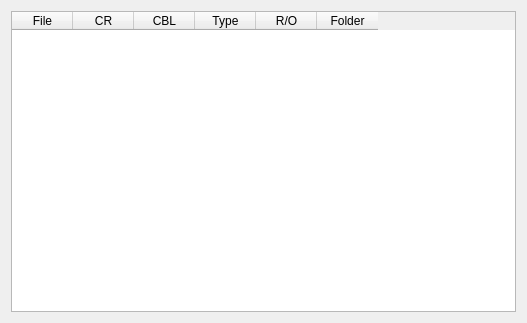
<?xml version="1.0" encoding="UTF-8"?>
<ui version="4.0">
 <class>pageListEditor</class>
 <widget class="QWidget" name="pageListEditor">
  <property name="geometry">
   <rect>
    <x>0</x>
    <y>0</y>
    <width>527</width>
    <height>323</height>
   </rect>
  </property>
  <property name="windowTitle">
   <string>Form</string>
  </property>
  <layout class="QHBoxLayout" name="horizontalLayout">
   <item>
    <widget class="QTableWidget" name="twList">
     <property name="acceptDrops">
      <bool>true</bool>
     </property>
     <property name="selectionMode">
      <enum>QAbstractItemView::ExtendedSelection</enum>
     </property>
     <property name="selectionBehavior">
      <enum>QAbstractItemView::SelectRows</enum>
     </property>
     <property name="textElideMode">
      <enum>Qt::ElideMiddle</enum>
     </property>
     <attribute name="horizontalHeaderDefaultSectionSize">
      <number>61</number>
     </attribute>
     <attribute name="horizontalHeaderMinimumSectionSize">
      <number>36</number>
     </attribute>
     <attribute name="horizontalHeaderStretchLastSection">
      <bool>false</bool>
     </attribute>
     <column>
      <property name="text">
       <string>File</string>
      </property>
      <property name="toolTip">
       <string>File Name</string>
      </property>
      <property name="textAlignment">
       <set>AlignHCenter|AlignVCenter|AlignCenter</set>
      </property>
     </column>
     <column>
      <property name="text">
       <string>CR</string>
      </property>
      <property name="toolTip">
       <string>Has ComicRack Tags</string>
      </property>
      <property name="textAlignment">
       <set>AlignHCenter|AlignVCenter|AlignCenter</set>
      </property>
     </column>
     <column>
      <property name="text">
       <string>CBL</string>
      </property>
      <property name="toolTip">
       <string>Has ComicBookLover Tags</string>
      </property>
      <property name="textAlignment">
       <set>AlignHCenter|AlignVCenter|AlignCenter</set>
      </property>
     </column>
     <column>
      <property name="text">
       <string>Type</string>
      </property>
      <property name="toolTip">
       <string>Archive Type</string>
      </property>
      <property name="textAlignment">
       <set>AlignHCenter|AlignVCenter|AlignCenter</set>
      </property>
     </column>
     <column>
      <property name="text">
       <string>R/O</string>
      </property>
      <property name="toolTip">
       <string>Read-Only</string>
      </property>
      <property name="textAlignment">
       <set>AlignHCenter|AlignVCenter|AlignCenter</set>
      </property>
     </column>
     <column>
      <property name="text">
       <string>Folder</string>
      </property>
      <property name="toolTip">
       <string>File Location</string>
      </property>
      <property name="textAlignment">
       <set>AlignHCenter|AlignVCenter|AlignCenter</set>
      </property>
     </column>
    </widget>
   </item>
  </layout>
 </widget>
 <resources/>
 <connections/>
</ui>
